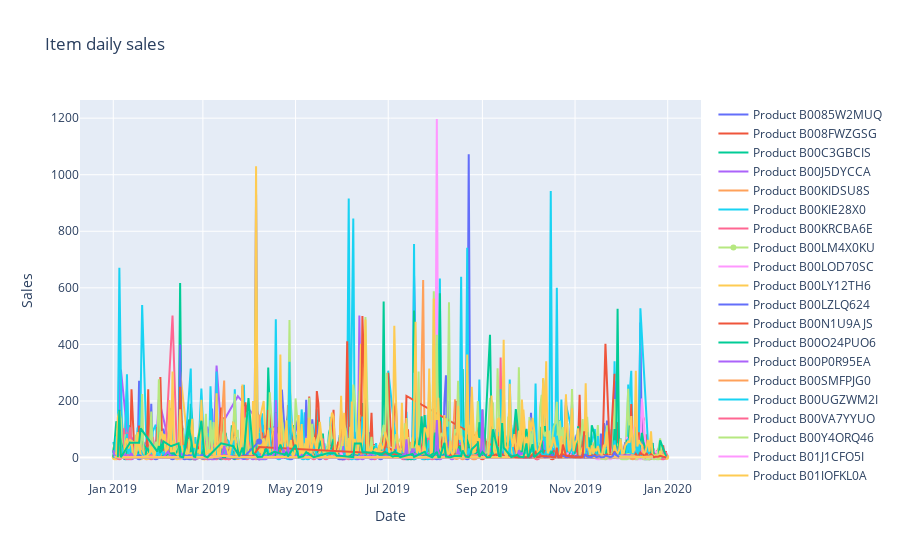

This figure's notebook cell:
### Markdown cell above
### Daily sales by item

### Code cell
item_daily_sales_sc = []
for item in item_daily_sales['product_id'].unique():
    current_item_daily_sales = item_daily_sales[(item_daily_sales['product_id'] == item)]
    item_daily_sales_sc.append(go.Scatter(x=current_item_daily_sales['date'], y=current_item_daily_sales['sales'], name=('Product %s' % item)))

layout = go.Layout(title='Item daily sales', xaxis=dict(title='Date'), yaxis=dict(title='Sales'))
fig = go.Figure(data=item_daily_sales_sc, layout=layout)
iplot(fig)
